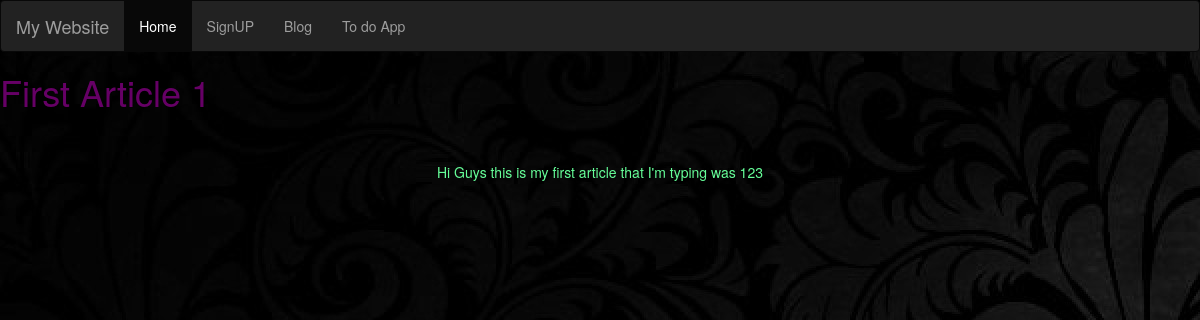
The page /blog/1/ on the database as committed earlier.
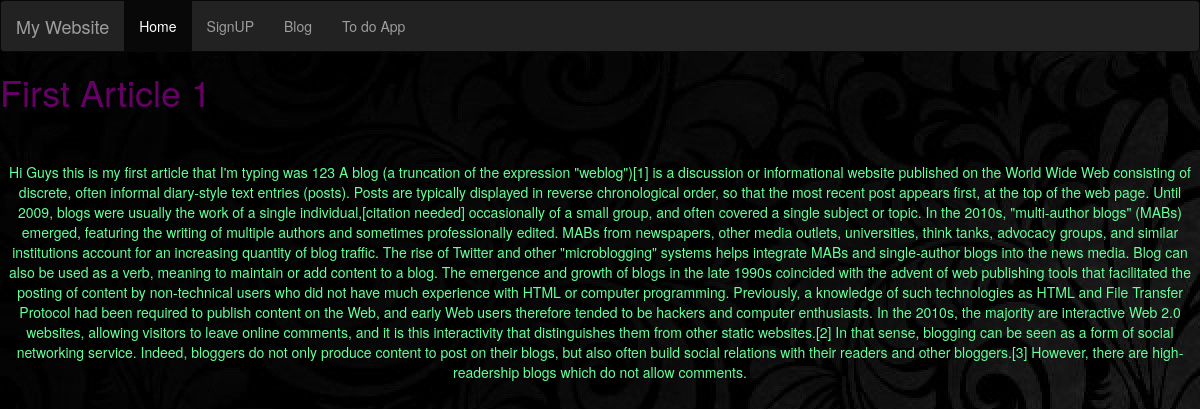
The same page on the database as committed later.
### blog/models.py (models this page shows, shortened)
class Article(models.Model):
    title = models.CharField(max_length=120)
    content = models.TextField()
    active = models.BooleanField(default=True)

### blog/views.py (the view)
# urls.py: path('<int:id>/',ArticleDetailView.as_view(),name='article-detail'),
class ArticleDetailView(DetailView):
    template_name = 'articles/article_detail.html'
    def get_object(self):
        id_ = self.kwargs.get("id")
        return get_object_or_404(Article, id=id_)

### blog/templates/articles/article_detail.html
{% extends 'base.html' %}
{% block content %}
<h1 style="color:#660066;">{{ object.title }}</h1>
<br>
<br>
<p style="color:#66ff99;" align="center">{{ object.content }}</p>
{% endblock%}

Rows that differ between the two databases and show on the page:
changed Article "First Article 1": content "Hi Guys this is my first article that I'm typing was 123" → "…I'm typing was 123 A blog (a truncation of the expression \"weblog\")[1] is a discussion or informational website published on the World Wide Web consisting of discrete, often informal diary-style text entries (posts). Posts are typically displayed in reverse chronological order, so that the most recent post appears first, at the top of the web page. Until 2009, blogs were usually the work of a single individual,[citation needed] occasionally of a small group, and often covered a single subject or topic. In the 2010s, \"multi-author blogs\" (MABs) emerged, featuring the writing of multiple authors and sometimes professionally edited. MABs from newspapers, other media outlets, universities,…"
